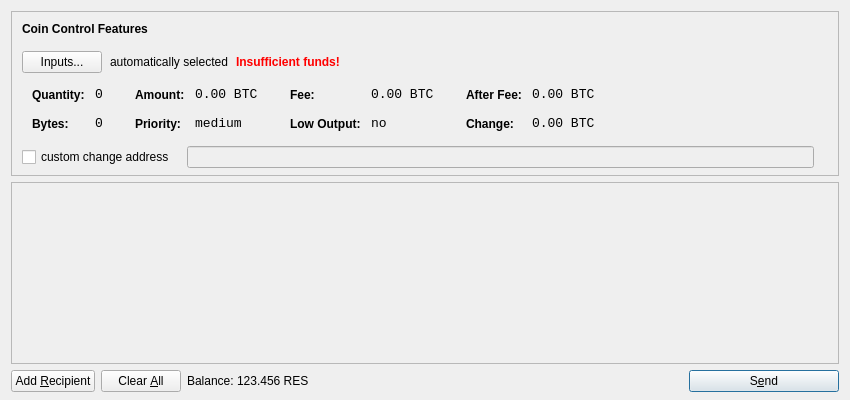
<?xml version="1.0" encoding="UTF-8"?>
<ui version="4.0">
 <class>SendCoinsDialog</class>
 <widget class="QDialog" name="SendCoinsDialog">
  <property name="geometry">
   <rect>
    <x>0</x>
    <y>0</y>
    <width>850</width>
    <height>400</height>
   </rect>
  </property>
  <property name="windowTitle">
   <string>Send Coins</string>
  </property>
  <layout class="QVBoxLayout" name="verticalLayout" stretch="0,1,0">
   <property name="bottomMargin">
    <number>8</number>
   </property>
   <item>
    <widget class="QFrame" name="frameCoinControl">
     <property name="sizePolicy">
      <sizepolicy hsizetype="Expanding" vsizetype="Expanding">
       <horstretch>0</horstretch>
       <verstretch>0</verstretch>
      </sizepolicy>
     </property>
     <property name="maximumSize">
      <size>
       <width>16777215</width>
       <height>16777215</height>
      </size>
     </property>
     <property name="frameShape">
      <enum>QFrame::StyledPanel</enum>
     </property>
     <property name="frameShadow">
      <enum>QFrame::Sunken</enum>
     </property>
     <layout class="QVBoxLayout" name="verticalLayoutCoinControl2">
      <property name="spacing">
       <number>-1</number>
      </property>
      <property name="leftMargin">
       <number>0</number>
      </property>
      <property name="topMargin">
       <number>0</number>
      </property>
      <property name="rightMargin">
       <number>0</number>
      </property>
      <property name="bottomMargin">
       <number>6</number>
      </property>
      <item>
       <layout class="QVBoxLayout" name="verticalLayoutCoinControl" stretch="0,0,0,0,1">
        <property name="spacing">
         <number>0</number>
        </property>
        <property name="leftMargin">
         <number>10</number>
        </property>
        <property name="topMargin">
         <number>10</number>
        </property>
        <item>
         <layout class="QHBoxLayout" name="horizontalLayoutCoinControl1">
          <property name="bottomMargin">
           <number>15</number>
          </property>
          <item>
           <widget class="QLabel" name="labelCoinControlFeatures">
            <property name="sizePolicy">
             <sizepolicy hsizetype="Preferred" vsizetype="Maximum">
              <horstretch>0</horstretch>
              <verstretch>0</verstretch>
             </sizepolicy>
            </property>
            <property name="font">
             <font>
              <weight>75</weight>
              <bold>true</bold>
             </font>
            </property>
            <property name="styleSheet">
             <string notr="true">font-weight:bold;</string>
            </property>
            <property name="text">
             <string>Coin Control Features</string>
            </property>
           </widget>
          </item>
         </layout>
        </item>
        <item>
         <layout class="QHBoxLayout" name="horizontalLayoutCoinControl2" stretch="0,0,0,0">
          <property name="spacing">
           <number>8</number>
          </property>
          <property name="bottomMargin">
           <number>10</number>
          </property>
          <item>
           <widget class="QPushButton" name="pushButtonCoinControl">
            <property name="styleSheet">
             <string notr="true"/>
            </property>
            <property name="text">
             <string>Inputs...</string>
            </property>
           </widget>
          </item>
          <item>
           <widget class="QLabel" name="labelCoinControlAutomaticallySelected">
            <property name="text">
             <string>automatically selected</string>
            </property>
            <property name="margin">
             <number>5</number>
            </property>
           </widget>
          </item>
          <item>
           <widget class="QLabel" name="labelCoinControlInsuffFunds">
            <property name="font">
             <font>
              <weight>75</weight>
              <bold>true</bold>
             </font>
            </property>
            <property name="styleSheet">
             <string notr="true">color:red;font-weight:bold;</string>
            </property>
            <property name="text">
             <string>Insufficient funds!</string>
            </property>
            <property name="margin">
             <number>5</number>
            </property>
           </widget>
          </item>
          <item>
           <spacer name="horizontalSpacerCoinControl">
            <property name="orientation">
             <enum>Qt::Horizontal</enum>
            </property>
            <property name="sizeHint" stdset="0">
             <size>
              <width>40</width>
              <height>1</height>
             </size>
            </property>
           </spacer>
          </item>
         </layout>
        </item>
        <item>
         <widget class="QWidget" name="widgetCoinControl" native="true">
          <property name="sizePolicy">
           <sizepolicy hsizetype="Preferred" vsizetype="Preferred">
            <horstretch>0</horstretch>
            <verstretch>0</verstretch>
           </sizepolicy>
          </property>
          <property name="minimumSize">
           <size>
            <width>0</width>
            <height>0</height>
           </size>
          </property>
          <property name="styleSheet">
           <string notr="true"/>
          </property>
          <layout class="QHBoxLayout" name="horizontalLayoutCoinControl5">
           <property name="margin">
            <number>0</number>
           </property>
           <item>
            <layout class="QHBoxLayout" name="horizontalLayoutCoinControl3" stretch="0,0,0,1">
             <property name="spacing">
              <number>20</number>
             </property>
             <property name="topMargin">
              <number>0</number>
             </property>
             <property name="bottomMargin">
              <number>10</number>
             </property>
             <item>
              <layout class="QFormLayout" name="formLayoutCoinControl1">
               <property name="horizontalSpacing">
                <number>10</number>
               </property>
               <property name="verticalSpacing">
                <number>14</number>
               </property>
               <property name="leftMargin">
                <number>10</number>
               </property>
               <property name="topMargin">
                <number>4</number>
               </property>
               <property name="rightMargin">
                <number>6</number>
               </property>
               <item row="0" column="0">
                <widget class="QLabel" name="labelCoinControlQuantityText">
                 <property name="styleSheet">
                  <string notr="true">font-weight:bold;</string>
                 </property>
                 <property name="text">
                  <string>Quantity:</string>
                 </property>
                 <property name="margin">
                  <number>0</number>
                 </property>
                </widget>
               </item>
               <item row="0" column="1">
                <widget class="QLabel" name="labelCoinControlQuantity">
                 <property name="font">
                  <font>
                   <family>Monospace</family>
                   <pointsize>10</pointsize>
                  </font>
                 </property>
                 <property name="cursor">
                  <cursorShape>IBeamCursor</cursorShape>
                 </property>
                 <property name="contextMenuPolicy">
                  <enum>Qt::ActionsContextMenu</enum>
                 </property>
                 <property name="text">
                  <string notr="true">0</string>
                 </property>
                 <property name="margin">
                  <number>0</number>
                 </property>
                 <property name="textInteractionFlags">
                  <set>Qt::LinksAccessibleByMouse|Qt::TextSelectableByKeyboard|Qt::TextSelectableByMouse</set>
                 </property>
                </widget>
               </item>
               <item row="1" column="0">
                <widget class="QLabel" name="labelCoinControlBytesText">
                 <property name="styleSheet">
                  <string notr="true">font-weight:bold;</string>
                 </property>
                 <property name="text">
                  <string>Bytes:</string>
                 </property>
                </widget>
               </item>
               <item row="1" column="1">
                <widget class="QLabel" name="labelCoinControlBytes">
                 <property name="font">
                  <font>
                   <family>Monospace</family>
                   <pointsize>10</pointsize>
                  </font>
                 </property>
                 <property name="cursor">
                  <cursorShape>IBeamCursor</cursorShape>
                 </property>
                 <property name="contextMenuPolicy">
                  <enum>Qt::ActionsContextMenu</enum>
                 </property>
                 <property name="text">
                  <string notr="true">0</string>
                 </property>
                 <property name="textInteractionFlags">
                  <set>Qt::LinksAccessibleByMouse|Qt::TextSelectableByKeyboard|Qt::TextSelectableByMouse</set>
                 </property>
                </widget>
               </item>
              </layout>
             </item>
             <item>
              <layout class="QFormLayout" name="formLayoutCoinControl2">
               <property name="horizontalSpacing">
                <number>10</number>
               </property>
               <property name="verticalSpacing">
                <number>14</number>
               </property>
               <property name="leftMargin">
                <number>6</number>
               </property>
               <property name="topMargin">
                <number>4</number>
               </property>
               <property name="rightMargin">
                <number>6</number>
               </property>
               <item row="0" column="0">
                <widget class="QLabel" name="labelCoinControlAmountText">
                 <property name="styleSheet">
                  <string notr="true">font-weight:bold;</string>
                 </property>
                 <property name="text">
                  <string>Amount:</string>
                 </property>
                 <property name="margin">
                  <number>0</number>
                 </property>
                </widget>
               </item>
               <item row="0" column="1">
                <widget class="QLabel" name="labelCoinControlAmount">
                 <property name="font">
                  <font>
                   <family>Monospace</family>
                   <pointsize>10</pointsize>
                  </font>
                 </property>
                 <property name="cursor">
                  <cursorShape>IBeamCursor</cursorShape>
                 </property>
                 <property name="contextMenuPolicy">
                  <enum>Qt::ActionsContextMenu</enum>
                 </property>
                 <property name="text">
                  <string notr="true">0.00 BTC</string>
                 </property>
                 <property name="textInteractionFlags">
                  <set>Qt::LinksAccessibleByMouse|Qt::TextSelectableByKeyboard|Qt::TextSelectableByMouse</set>
                 </property>
                </widget>
               </item>
               <item row="1" column="0">
                <widget class="QLabel" name="labelCoinControlPriorityText">
                 <property name="styleSheet">
                  <string notr="true">font-weight:bold;</string>
                 </property>
                 <property name="text">
                  <string>Priority:</string>
                 </property>
                </widget>
               </item>
               <item row="1" column="1">
                <widget class="QLabel" name="labelCoinControlPriority">
                 <property name="font">
                  <font>
                   <family>Monospace</family>
                   <pointsize>10</pointsize>
                  </font>
                 </property>
                 <property name="cursor">
                  <cursorShape>IBeamCursor</cursorShape>
                 </property>
                 <property name="contextMenuPolicy">
                  <enum>Qt::ActionsContextMenu</enum>
                 </property>
                 <property name="text">
                  <string>medium</string>
                 </property>
                 <property name="textInteractionFlags">
                  <set>Qt::LinksAccessibleByMouse|Qt::TextSelectableByKeyboard|Qt::TextSelectableByMouse</set>
                 </property>
                </widget>
               </item>
              </layout>
             </item>
             <item>
              <layout class="QFormLayout" name="formLayoutCoinControl3">
               <property name="horizontalSpacing">
                <number>10</number>
               </property>
               <property name="verticalSpacing">
                <number>14</number>
               </property>
               <property name="leftMargin">
                <number>6</number>
               </property>
               <property name="topMargin">
                <number>4</number>
               </property>
               <property name="rightMargin">
                <number>6</number>
               </property>
               <item row="0" column="0">
                <widget class="QLabel" name="labelCoinControlFeeText">
                 <property name="styleSheet">
                  <string notr="true">font-weight:bold;</string>
                 </property>
                 <property name="text">
                  <string>Fee:</string>
                 </property>
                 <property name="margin">
                  <number>0</number>
                 </property>
                </widget>
               </item>
               <item row="0" column="1">
                <widget class="QLabel" name="labelCoinControlFee">
                 <property name="font">
                  <font>
                   <family>Monospace</family>
                   <pointsize>10</pointsize>
                  </font>
                 </property>
                 <property name="cursor">
                  <cursorShape>IBeamCursor</cursorShape>
                 </property>
                 <property name="contextMenuPolicy">
                  <enum>Qt::ActionsContextMenu</enum>
                 </property>
                 <property name="text">
                  <string notr="true">0.00 BTC</string>
                 </property>
                 <property name="textInteractionFlags">
                  <set>Qt::LinksAccessibleByMouse|Qt::TextSelectableByKeyboard|Qt::TextSelectableByMouse</set>
                 </property>
                </widget>
               </item>
               <item row="1" column="0">
                <widget class="QLabel" name="labelCoinControlLowOutputText">
                 <property name="styleSheet">
                  <string notr="true">font-weight:bold;</string>
                 </property>
                 <property name="text">
                  <string>Low Output:</string>
                 </property>
                </widget>
               </item>
               <item row="1" column="1">
                <widget class="QLabel" name="labelCoinControlLowOutput">
                 <property name="font">
                  <font>
                   <family>Monospace</family>
                   <pointsize>10</pointsize>
                  </font>
                 </property>
                 <property name="cursor">
                  <cursorShape>IBeamCursor</cursorShape>
                 </property>
                 <property name="contextMenuPolicy">
                  <enum>Qt::ActionsContextMenu</enum>
                 </property>
                 <property name="text">
                  <string>no</string>
                 </property>
                 <property name="textInteractionFlags">
                  <set>Qt::LinksAccessibleByMouse|Qt::TextSelectableByKeyboard|Qt::TextSelectableByMouse</set>
                 </property>
                </widget>
               </item>
              </layout>
             </item>
             <item>
              <layout class="QFormLayout" name="formLayoutCoinControl4">
               <property name="horizontalSpacing">
                <number>10</number>
               </property>
               <property name="verticalSpacing">
                <number>14</number>
               </property>
               <property name="leftMargin">
                <number>6</number>
               </property>
               <property name="topMargin">
                <number>4</number>
               </property>
               <property name="rightMargin">
                <number>6</number>
               </property>
               <item row="0" column="0">
                <widget class="QLabel" name="labelCoinControlAfterFeeText">
                 <property name="styleSheet">
                  <string notr="true">font-weight:bold;</string>
                 </property>
                 <property name="text">
                  <string>After Fee:</string>
                 </property>
                 <property name="margin">
                  <number>0</number>
                 </property>
                </widget>
               </item>
               <item row="0" column="1">
                <widget class="QLabel" name="labelCoinControlAfterFee">
                 <property name="font">
                  <font>
                   <family>Monospace</family>
                   <pointsize>10</pointsize>
                  </font>
                 </property>
                 <property name="cursor">
                  <cursorShape>IBeamCursor</cursorShape>
                 </property>
                 <property name="contextMenuPolicy">
                  <enum>Qt::ActionsContextMenu</enum>
                 </property>
                 <property name="text">
                  <string notr="true">0.00 BTC</string>
                 </property>
                 <property name="textInteractionFlags">
                  <set>Qt::LinksAccessibleByMouse|Qt::TextSelectableByKeyboard|Qt::TextSelectableByMouse</set>
                 </property>
                </widget>
               </item>
               <item row="1" column="0">
                <widget class="QLabel" name="labelCoinControlChangeText">
                 <property name="styleSheet">
                  <string notr="true">font-weight:bold;</string>
                 </property>
                 <property name="text">
                  <string>Change:</string>
                 </property>
                </widget>
               </item>
               <item row="1" column="1">
                <widget class="QLabel" name="labelCoinControlChange">
                 <property name="font">
                  <font>
                   <family>Monospace</family>
                   <pointsize>10</pointsize>
                  </font>
                 </property>
                 <property name="cursor">
                  <cursorShape>IBeamCursor</cursorShape>
                 </property>
                 <property name="contextMenuPolicy">
                  <enum>Qt::ActionsContextMenu</enum>
                 </property>
                 <property name="text">
                  <string notr="true">0.00 BTC</string>
                 </property>
                 <property name="textInteractionFlags">
                  <set>Qt::LinksAccessibleByMouse|Qt::TextSelectableByKeyboard|Qt::TextSelectableByMouse</set>
                 </property>
                </widget>
               </item>
              </layout>
             </item>
            </layout>
           </item>
          </layout>
         </widget>
        </item>
        <item>
         <layout class="QHBoxLayout" name="horizontalLayoutCoinControl4" stretch="0,0,0">
          <property name="spacing">
           <number>12</number>
          </property>
          <property name="sizeConstraint">
           <enum>QLayout::SetDefaultConstraint</enum>
          </property>
          <property name="topMargin">
           <number>5</number>
          </property>
          <property name="rightMargin">
           <number>5</number>
          </property>
          <item>
           <widget class="QCheckBox" name="checkBoxCoinControlChange">
            <property name="text">
             <string>custom change address</string>
            </property>
           </widget>
          </item>
          <item>
           <widget class="QLineEdit" name="lineEditCoinControlChange">
            <property name="enabled">
             <bool>false</bool>
            </property>
            <property name="sizePolicy">
             <sizepolicy hsizetype="Expanding" vsizetype="Fixed">
              <horstretch>0</horstretch>
              <verstretch>0</verstretch>
             </sizepolicy>
            </property>
           </widget>
          </item>
          <item>
           <widget class="QLabel" name="labelCoinControlChangeLabel">
            <property name="sizePolicy">
             <sizepolicy hsizetype="Preferred" vsizetype="Expanding">
              <horstretch>0</horstretch>
              <verstretch>0</verstretch>
             </sizepolicy>
            </property>
            <property name="minimumSize">
             <size>
              <width>0</width>
              <height>0</height>
             </size>
            </property>
            <property name="text">
             <string/>
            </property>
            <property name="margin">
             <number>3</number>
            </property>
           </widget>
          </item>
         </layout>
        </item>
        <item>
         <spacer name="verticalSpacerCoinControl">
          <property name="orientation">
           <enum>Qt::Vertical</enum>
          </property>
          <property name="sizeHint" stdset="0">
           <size>
            <width>800</width>
            <height>1</height>
           </size>
          </property>
         </spacer>
        </item>
       </layout>
      </item>
     </layout>
    </widget>
   </item>
   <item>
    <widget class="QScrollArea" name="scrollArea">
     <property name="widgetResizable">
      <bool>true</bool>
     </property>
     <widget class="QWidget" name="scrollAreaWidgetContents">
      <property name="geometry">
       <rect>
        <x>0</x>
        <y>0</y>
        <width>830</width>
        <height>165</height>
       </rect>
      </property>
      <layout class="QVBoxLayout" name="verticalLayout_2">
       <property name="margin">
        <number>0</number>
       </property>
       <item>
        <layout class="QVBoxLayout" name="entries">
         <property name="spacing">
          <number>6</number>
         </property>
        </layout>
       </item>
       <item>
        <spacer name="verticalSpacer">
         <property name="orientation">
          <enum>Qt::Vertical</enum>
         </property>
         <property name="sizeHint" stdset="0">
          <size>
           <width>20</width>
           <height>40</height>
          </size>
         </property>
        </spacer>
       </item>
      </layout>
     </widget>
    </widget>
   </item>
   <item>
    <layout class="QHBoxLayout" name="horizontalLayout">
     <item>
      <widget class="QPushButton" name="addButton">
       <property name="toolTip">
        <string>Send to multiple recipients at once</string>
       </property>
       <property name="text">
        <string>Add &amp;Recipient</string>
       </property>
       <property name="icon">
        <iconset resource="../bitcoin.qrc">
         <normaloff>:/icons/add</normaloff>:/icons/add</iconset>
       </property>
       <property name="autoDefault">
        <bool>false</bool>
       </property>
      </widget>
     </item>
     <item>
      <widget class="QPushButton" name="clearButton">
       <property name="sizePolicy">
        <sizepolicy hsizetype="Minimum" vsizetype="Fixed">
         <horstretch>0</horstretch>
         <verstretch>0</verstretch>
        </sizepolicy>
       </property>
       <property name="toolTip">
        <string>Remove all transaction fields</string>
       </property>
       <property name="text">
        <string>Clear &amp;All</string>
       </property>
       <property name="icon">
        <iconset resource="../bitcoin.qrc">
         <normaloff>:/icons/remove</normaloff>:/icons/remove</iconset>
       </property>
       <property name="autoRepeatDelay">
        <number>300</number>
       </property>
       <property name="autoDefault">
        <bool>false</bool>
       </property>
      </widget>
     </item>
     <item>
      <layout class="QHBoxLayout" name="horizontalLayout_2">
       <property name="spacing">
        <number>3</number>
       </property>
       <item>
        <widget class="QLabel" name="label">
         <property name="text">
          <string>Balance:</string>
         </property>
        </widget>
       </item>
       <item>
        <widget class="QLabel" name="labelBalance">
         <property name="cursor">
          <cursorShape>IBeamCursor</cursorShape>
         </property>
         <property name="text">
          <string>123.456 RES</string>
         </property>
         <property name="textInteractionFlags">
          <set>Qt::LinksAccessibleByMouse|Qt::TextSelectableByKeyboard|Qt::TextSelectableByMouse</set>
         </property>
        </widget>
       </item>
      </layout>
     </item>
     <item>
      <spacer name="horizontalSpacer">
       <property name="orientation">
        <enum>Qt::Horizontal</enum>
       </property>
       <property name="sizeHint" stdset="0">
        <size>
         <width>40</width>
         <height>20</height>
        </size>
       </property>
      </spacer>
     </item>
     <item>
      <widget class="QPushButton" name="sendButton">
       <property name="minimumSize">
        <size>
         <width>150</width>
         <height>0</height>
        </size>
       </property>
       <property name="toolTip">
        <string>Confirm the send action</string>
       </property>
       <property name="text">
        <string>S&amp;end</string>
       </property>
       <property name="icon">
        <iconset resource="../bitcoin.qrc">
         <normaloff>:/icons/send</normaloff>:/icons/send</iconset>
       </property>
       <property name="default">
        <bool>true</bool>
       </property>
      </widget>
     </item>
    </layout>
   </item>
  </layout>
 </widget>
 <resources>
  <include location="../bitcoin.qrc"/>
 </resources>
 <connections/>
</ui>
